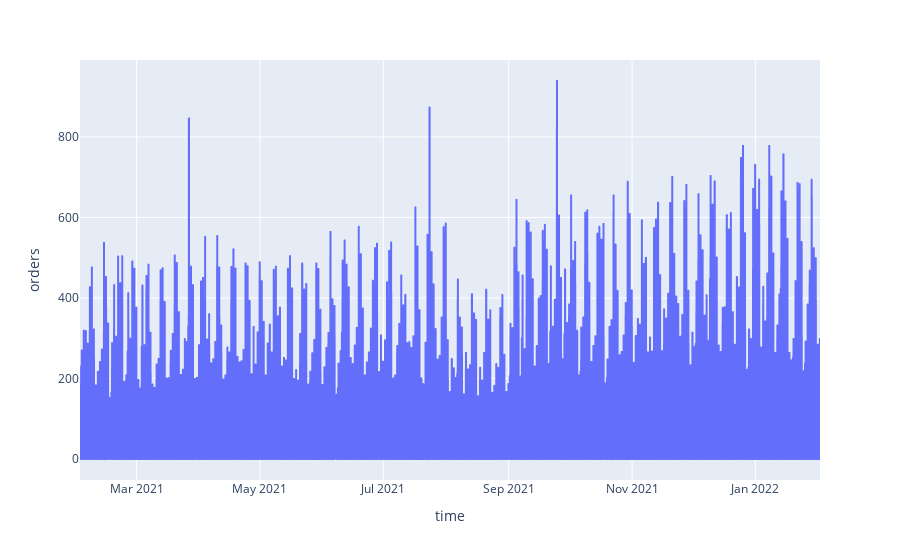

Here is the notebook cell this chart was saved with:
### Code cell
px.line(data, x='time', y='orders')

### Figure 1 — Plotly figure (JSON) as saved in the notebook; plotly's stock layout.template omitted (floating-point values rounded to 4 significant figures; data arrays with more than 128 entries replaced by an {"elided": "..."} marker saying what was removed)
{"data": [{"hovertemplate": "time=%{x}<br>orders=%{y}<extra></extra>", "legendgroup": "", "line": {"color": "#636efa", "dash": "solid"}, "marker": {"symbol": "circle"}, "mode": "lines", "name": "", "showlegend": false, "type": "scattergl", "x": {"elided": "8766 str values"}, "xaxis": "x", "y": {"elided": "8766 float values"}, "yaxis": "y"}], "layout": {"legend": {"tracegroupgap": 0}, "margin": {"t": 60}, "xaxis": {"anchor": "y", "domain": [0, 1], "title": {"text": "time"}}, "yaxis": {"anchor": "x", "domain": [0, 1], "title": {"text": "orders"}}}}
